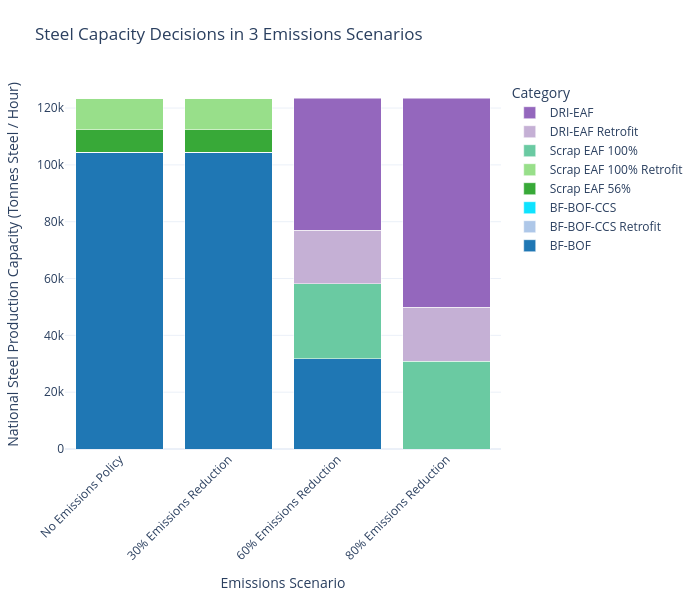

This figure's notebook cell:
### Code cell
plot_stacked_bar(
    consolidate_capacity(steel_df).T,
    scenario_map=scenario_map,
    name_map=tech_name_map,
    color_map=custom_color_map,
    title_name = "Steel Capacity Decisions in 3 Emissions Scenarios",
    xaxis_name="Emissions Scenario",
    yaxis_name="National Steel Production Capacity (Tonnes Steel / Hour)",
    width=700
)

### Figure 1 — Plotly figure (JSON) as saved in the notebook; plotly's stock layout.template omitted (floating-point values rounded to 4 significant figures)
{"data": [{"hovertemplate": "Category=BF-BOF<br>Emissions Scenario=%{x}<br>National Steel Production Capacity (Tonnes Steel / Hour)=%{y}<extra></extra>", "legendgroup": "BF-BOF", "marker": {"color": "#1f77b4", "pattern": {"shape": ""}}, "name": "BF-BOF", "orientation": "v", "showlegend": true, "textposition": "auto", "type": "bar", "x": ["No Emissions Policy", "30% Emissions Reduction", "60% Emissions Reduction", "80% Emissions Reduction"], "xaxis": "x", "y": [104400.0, 104400.0, 31720.0, 0.06403], "yaxis": "y"}, {"hovertemplate": "Category=BF-BOF-CCS Retrofit<br>Emissions Scenario=%{x}<br>National Steel Production Capacity (Tonnes Steel / Hour)=%{y}<extra></extra>", "legendgroup": "BF-BOF-CCS Retrofit", "marker": {"color": "#aec7e8", "pattern": {"shape": ""}}, "name": "BF-BOF-CCS Retrofit", "orientation": "v", "showlegend": true, "textposition": "auto", "type": "bar", "x": ["No Emissions Policy", "30% Emissions Reduction", "60% Emissions Reduction", "80% Emissions Reduction"], "xaxis": "x", "y": [0.002841, 0.004493, 0.02718, 0.007639], "yaxis": "y"}, {"hovertemplate": "Category=BF-BOF-CCS<br>Emissions Scenario=%{x}<br>National Steel Production Capacity (Tonnes Steel / Hour)=%{y}<extra></extra>", "legendgroup": "BF-BOF-CCS", "marker": {"color": "#0ee3ff", "pattern": {"shape": ""}}, "name": "BF-BOF-CCS", "orientation": "v", "showlegend": true, "textposition": "auto", "type": "bar", "x": ["No Emissions Policy", "30% Emissions Reduction", "60% Emissions Reduction", "80% Emissions Reduction"], "xaxis": "x", "y": [0.001061, 0.001601, 0.01635, 0.006196], "yaxis": "y"}, {"hovertemplate": "Category=Scrap EAF 56%<br>Emissions Scenario=%{x}<br>National Steel Production Capacity (Tonnes Steel / Hour)=%{y}<extra></extra>", "legendgroup": "Scrap EAF 56%", "marker": {"color": "#38a938", "pattern": {"shape": ""}}, "name": "Scrap EAF 56%", "orientation": "v", "showlegend": true, "textposition": "auto", "type": "bar", "x": ["No Emissions Policy", "30% Emissions Reduction", "60% Emissions Reduction", "80% Emissions Reduction"], "xaxis": "x", "y": [7921.0, 7921.0, 0.044, 0.05213], "yaxis": "y"}, {"hovertemplate": "Category=Scrap EAF 100% Retrofit<br>Emissions Scenario=%{x}<br>National Steel Production Capacity (Tonnes Steel / Hour)=%{y}<extra></extra>", "legendgroup": "Scrap EAF 100% Retrofit", "marker": {"color": "#98df8a", "pattern": {"shape": ""}}, "name": "Scrap EAF 100% Retrofit", "orientation": "v", "showlegend": true, "textposition": "auto", "type": "bar", "x": ["No Emissions Policy", "30% Emissions Reduction", "60% Emissions Reduction", "80% Emissions Reduction"], "xaxis": "x", "y": [11070.0, 11070.0, 0.021, 0.1426], "yaxis": "y"}, {"hovertemplate": "Category=Scrap EAF 100%<br>Emissions Scenario=%{x}<br>National Steel Production Capacity (Tonnes Steel / Hour)=%{y}<extra></extra>", "legendgroup": "Scrap EAF 100%", "marker": {"color": "#6acaa2", "pattern": {"shape": ""}}, "name": "Scrap EAF 100%", "orientation": "v", "showlegend": true, "textposition": "auto", "type": "bar", "x": ["No Emissions Policy", "30% Emissions Reduction", "60% Emissions Reduction", "80% Emissions Reduction"], "xaxis": "x", "y": [0.1083, 0.04753, 26370.0, 30900.0], "yaxis": "y"}, {"hovertemplate": "Category=DRI-EAF Retrofit<br>Emissions Scenario=%{x}<br>National Steel Production Capacity (Tonnes Steel / Hour)=%{y}<extra></extra>", "legendgroup": "DRI-EAF Retrofit", "marker": {"color": "#c5b0d5", "pattern": {"shape": ""}}, "name": "DRI-EAF Retrofit", "orientation": "v", "showlegend": true, "textposition": "auto", "type": "bar", "x": ["No Emissions Policy", "30% Emissions Reduction", "60% Emissions Reduction", "80% Emissions Reduction"], "xaxis": "x", "y": [0.006771, 0.147, 18990.0, 18990.0], "yaxis": "y"}, {"hovertemplate": "Category=DRI-EAF<br>Emissions Scenario=%{x}<br>National Steel Production Capacity (Tonnes Steel / Hour)=%{y}<extra></extra>", "legendgroup": "DRI-EAF", "marker": {"color": "#9467bd", "pattern": {"shape": ""}}, "name": "DRI-EAF", "orientation": "v", "showlegend": true, "textposition": "auto", "type": "bar", "x": ["No Emissions Policy", "30% Emissions Reduction", "60% Emissions Reduction", "80% Emissions Reduction"], "xaxis": "x", "y": [0.4604, 0.1684, 46300.0, 73490.0], "yaxis": "y"}], "layout": {"barmode": "stack", "height": 600, "legend": {"title": {"text": "Category"}, "tracegroupgap": 0, "traceorder": "reversed"}, "margin": {"b": 80, "l": 60, "r": 60, "t": 80}, "title": {"text": "Steel Capacity Decisions in 3 Emissions Scenarios"}, "width": 700, "xaxis": {"anchor": "y", "domain": [0, 1], "tickangle": -45, "title": {"text": "Emissions Scenario"}}, "yaxis": {"anchor": "x", "domain": [0, 1], "title": {"text": "National Steel Production Capacity (Tonnes Steel / Hour)"}}}}
